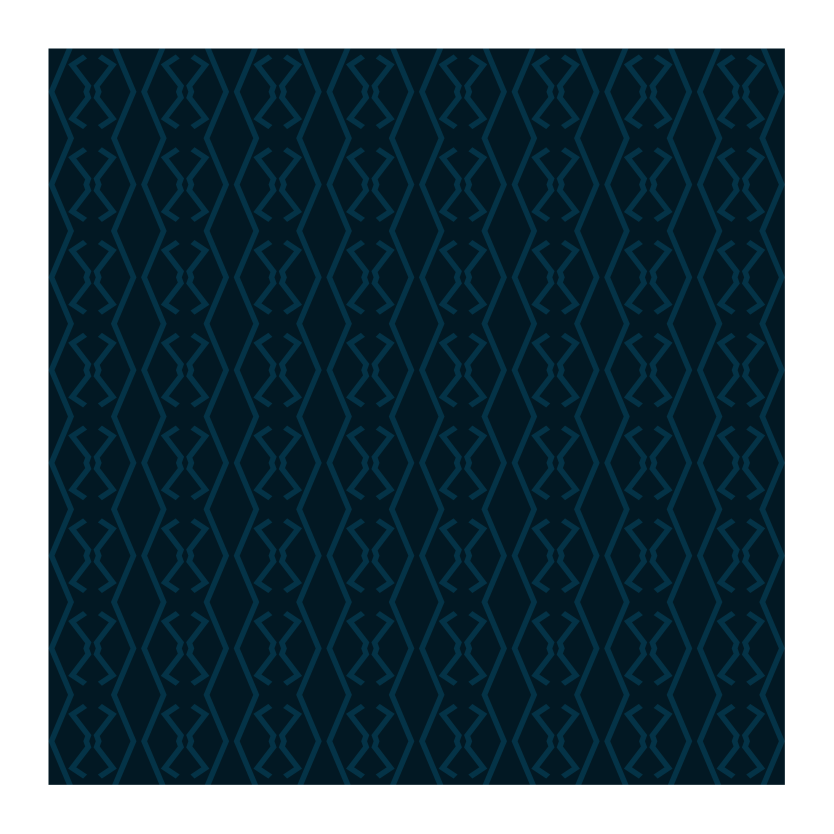
#> input picture tools/myquotes/assets/pattern-kouakep.jpg, 4167 x 4167 px (shown at 1/5 size)
$ python generate_quote_card.py assets/pattern-kouakep.jpg out.png
#> lines starting #> are read from the running program, lines starting #| are printed output that depends on the picture; after the words box and inside, x2 and y2 are one past the last pixel; in counts of white or black regions, pixels touching at a corner belong together
#!/usr/bin/env python3
"""
QUOTE CARD GENERATOR — Ronel Kouakep (#TheStreetSweeper)
Format : 1080x1080 px

Usage :
    python3 generate_quote_card.py "Ta citation ici" [sortie.png]

Syntaxe supportee dans le texte :
    \\n            -> nouveau paragraphe (ligne vierge entre les blocs)
    [[ ... ]]     -> portion mise en Selective Yellow
    « ... »       -> ligne(s) entre guillemets francais mises en jaune

Arborescence attendue (chemins relatifs au script) :
    generate_quote_card.py
    assets/pattern-kouakep.jpg
    assets/profile.png
    fonts/BaiJamjuree-Bold.ttf
    fonts/BaiJamjuree-Regular.ttf
    fonts/BaiJamjuree-Medium.ttf
    fonts/BaiJamjuree-Italic.ttf
    fonts/BaiJamjuree-BoldItalic.ttf
"""

import os
import sys

import numpy as np
from PIL import Image, ImageDraw, ImageFont

# ---------------------------------------------------------------------------
# CHEMINS (relatifs au dossier du script)
# ---------------------------------------------------------------------------
BASE_DIR = os.path.dirname(os.path.abspath(__file__))
ASSETS_DIR = os.path.join(BASE_DIR, "assets")
FONTS_DIR = os.path.join(BASE_DIR, "fonts")

PATTERN_PATH = os.path.join(ASSETS_DIR, "pattern-kouakep.jpg")
PROFILE_PHOTO_PATH = os.path.join(ASSETS_DIR, "profile.png")

# ---------------------------------------------------------------------------
# CHARTE
# ---------------------------------------------------------------------------
SIZE = 1080
RICH_BLACK = (2, 25, 35)
SELECTIVE_YELLOW = (249, 181, 19)
WHITE = (255, 255, 255)
TWITTER_BLUE = (29, 155, 240)

NAME = "Ronel Kouakep"
HANDLE = "@RonelKouakep"
WEBSITE = "https://ronelkouakep.com"
SIGNATURE = "#TheStreetSweeper"

# ---------------------------------------------------------------------------
# MISE EN PAGE
# ---------------------------------------------------------------------------
BORDER_MARGIN = 30      # distance bord image <-> cadre jaune
BORDER_WIDTH = 3        # epaisseur du cadre jaune
BORDER_RADIUS = 8
INNER_PADDING = 140     # respiration interieure (gauche/droite/haut/bas)
PROFILE_SIZE = 100      # diametre de la photo de profil

GAP_HEADER_QUOTE = 50   # entre le bloc identite et la citation
GAP_QUOTE_FOOTER = 40   # entre la citation et le site web
FOOTER_HEIGHT = 30

LINE_SPACING = 1.55     # interligne de la citation

# Fond : methode Strava (tuiles RGBA collees avec masque alpha)
PATTERN_TILE_SIZE = 220
PATTERN_ALPHA = 110     # 110/255 ~ 43 %

# Mots toujours mis en jaune, sans marqueur
HIGHLIGHT_WORDS = ["ndockmangolo", "ndockmangolos"]

# ---------------------------------------------------------------------------
# POLICES — Bai Jamjuree (Poppins en secours si un fichier manque)
# ---------------------------------------------------------------------------
FONT_PATHS = {
    "bold": os.path.join(FONTS_DIR, "BaiJamjuree-Bold.ttf"),
    "regular": os.path.join(FONTS_DIR, "BaiJamjuree-Regular.ttf"),
    "medium": os.path.join(FONTS_DIR, "BaiJamjuree-Medium.ttf"),
    "italic": os.path.join(FONTS_DIR, "BaiJamjuree-Italic.ttf"),
    "bold_italic": os.path.join(FONTS_DIR, "BaiJamjuree-BoldItalic.ttf"),
}

FALLBACKS = {
    "bold": "/usr/share/fonts/truetype/google-fonts/Poppins-Bold.ttf",
    "regular": "/usr/share/fonts/truetype/google-fonts/Poppins-Regular.ttf",
    "medium": "/usr/share/fonts/truetype/google-fonts/Poppins-Medium.ttf",
    "italic": "/usr/share/fonts/truetype/google-fonts/Poppins-Italic.ttf",
    "bold_italic": "/usr/share/fonts/truetype/google-fonts/Poppins-BoldItalic.ttf",
}

# Tailles de police
FS_NAME = 35
FS_HANDLE = 28
FS_WEBSITE = 25
FS_SIGNATURE = 21

# Taille de la citation selon la longueur du texte
QUOTE_SIZES = [(80, 50), (150, 44), (250, 39), (10 ** 9, 32)]


def get_font(weight, size):
    """Charge Bai Jamjuree, bascule sur Poppins si le fichier est absent."""
    path = FONT_PATHS.get(weight, FONT_PATHS["regular"])
    if os.path.exists(path) and os.path.getsize(path) > 0:
        return ImageFont.truetype(path, size)
    fb = FALLBACKS.get(weight, FALLBACKS["regular"])
    if os.path.exists(fb) and os.path.getsize(fb) > 0:
        return ImageFont.truetype(fb, size)
    return ImageFont.load_default()


def quote_font_size(text):
    n = len(text)
    for limit, size in QUOTE_SIZES:
        if n < limit:
            return size
    return QUOTE_SIZES[-1][1]


# ---------------------------------------------------------------------------
# FOND — methode Strava
# ---------------------------------------------------------------------------
def create_background():
    """Rich Black + pattern tuile en 220 px, colle en RGBA a alpha 110."""
    canvas = Image.new("RGBA", (SIZE, SIZE), (*RICH_BLACK, 255))

    pat = Image.open(PATTERN_PATH).convert("RGBA")

    # 1. Rogner les bordures blanches du fichier source
    arr = np.array(pat)
    bright = arr[:, :, :3].max(axis=2)
    dark = bright < 200
    rows, cols = np.any(dark, axis=1), np.any(dark, axis=0)
    if rows.any() and cols.any():
        r0, r1 = np.where(rows)[0][[0, -1]]
        c0, c1 = np.where(cols)[0][[0, -1]]
        pat = pat.crop((c0, r0, c1 + 1, r1 + 1))

    # 2. Reduire en tuile
    pat = pat.resize((PATTERN_TILE_SIZE, PATTERN_TILE_SIZE), Image.LANCZOS)

    # 3. Forcer l'alpha sur tous les pixels
    px = pat.load()
    for y in range(pat.height):
        for x in range(pat.width):
            r, g, b, _ = px[x, y]
            px[x, y] = (r, g, b, PATTERN_ALPHA)

    # 4. Tuiler avec masque alpha
    for ty in range(0, SIZE, PATTERN_TILE_SIZE):
        for tx in range(0, SIZE, PATTERN_TILE_SIZE):
            canvas.paste(pat, (tx, ty), pat)

    return canvas


# ---------------------------------------------------------------------------
# PHOTO DE PROFIL CIRCULAIRE
# ---------------------------------------------------------------------------
def make_circular_profile(size):
    """Detoure le fond noir ET le fond blanc, recadre en carre, masque rond."""
    photo = Image.open(PROFILE_PHOTO_PATH).convert("RGBA")
    d = np.array(photo, dtype=np.float32)

    brightness = np.max(d[:, :, :3], axis=2)
    min_brightness = np.min(d[:, :, :3], axis=2)
    alpha = d[:, :, 3].copy()

    # Fond sombre -> transparent (avec degrade sur les bords)
    alpha = np.where(brightness < 8, 0, alpha)
    alpha = np.where(
        (brightness >= 8) & (brightness < 40),
        np.minimum(alpha, (brightness - 8) / 32 * 255),
        alpha,
    )

    # Fond blanc -> transparent (avec degrade sur les bords)
    alpha = np.where(min_brightness > 245, 0, alpha)
    alpha = np.where(
        (min_brightness > 220) & (min_brightness <= 245),
        np.minimum(alpha, (245 - min_brightness) / 25 * 255),
        alpha,
    )

    d[:, :, 3] = alpha
    photo = Image.fromarray(d.astype(np.uint8))

    # Recadrage carre centre
    w, h = photo.size
    s = min(w, h)
    photo = photo.crop(((w - s) // 2, (h - s) // 2, (w - s) // 2 + s, (h - s) // 2 + s))
    photo = photo.resize((size, size), Image.LANCZOS)

    # Masque circulaire
    mask = Image.new("L", (size, size), 0)
    ImageDraw.Draw(mask).ellipse([0, 0, size - 1, size - 1], fill=255)
    a = np.array(photo)
    a[:, :, 3] = np.minimum(a[:, :, 3], np.array(mask))
    return Image.fromarray(a)


# ---------------------------------------------------------------------------
# BADGE VERIFIE — dessine par le code, aucun fichier image requis
# ---------------------------------------------------------------------------
def draw_verified_badge(draw, cx, cy, r=12):
    draw.ellipse([cx - r, cy - r, cx + r, cy + r], fill=TWITTER_BLUE)
    pts = [
        (cx - r * 0.35, cy),
        (cx - r * 0.05, cy + r * 0.35),
        (cx + r * 0.40, cy - r * 0.30),
    ]
    draw.line(pts, fill=WHITE, width=max(3, r // 4))


# ---------------------------------------------------------------------------
# DECOUPE DU TEXTE
# ---------------------------------------------------------------------------
def wrap_text(draw, text, font, max_w):
    """Coupe le texte. Un \\n ouvre un nouveau paragraphe (ligne vierge)."""
    paragraphs = text.split("\n")
    all_lines = []
    for i, para in enumerate(paragraphs):
        if i > 0:
            all_lines.append("")  # ligne vierge entre les paragraphes
        cur = ""
        for word in para.split():
            candidate = f"{cur} {word}".strip()
            measure = candidate.replace("[[", "").replace("]]", "")
            if draw.textbbox((0, 0), measure, font=font)[2] <= max_w:
                cur = candidate
            else:
                if cur:
                    all_lines.append(cur)
                cur = word
        if cur:
            all_lines.append(cur)
    return all_lines


# ---------------------------------------------------------------------------
# GENERATEUR
# ---------------------------------------------------------------------------
def generate_quote_card(quote_text, output_path="quote_card.png"):
    img = create_background()
#> in create_background, `dark = bright < 200`:
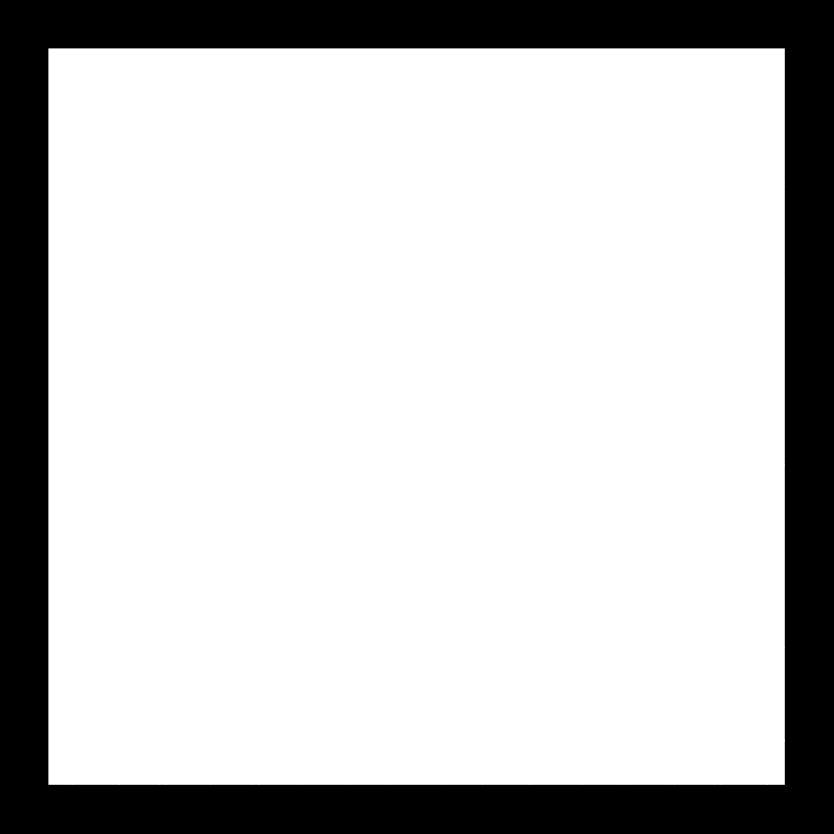
#> dark: shape (4167, 4167) bool (shown at 1/5 size); 78.1% white; 1 black region, box (x1, y1, x2, y2) and area: (0, 0, 4167, 4167) 3806693
#> in create_background, `r0, r1 = np.where(rows)[0][[0, -1]]`: r0 = 242; r1 = 3924
#> in create_background, `c0, c1 = np.where(cols)[0][[0, -1]]`: c0 = 242; c1 = 3924
#> after the loop in create_background, `for ty in range(0, SIZE, PATTERN_TILE_SIZE):`:
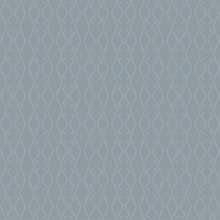
#> pat: PIL image 220x220 RGBA; mean R, G, B, A 2.6, 30.9, 44.2, 110; transparent parts drawn white
    draw = ImageDraw.Draw(img)

    # --- Cadre jaune ---
    bm = BORDER_MARGIN
    draw.rounded_rectangle(
        [bm, bm, SIZE - bm, SIZE - bm],
        radius=BORDER_RADIUS,
        outline=SELECTIVE_YELLOW,
        width=BORDER_WIDTH,
    )

    # --- Zone de contenu ---
    cl = bm + INNER_PADDING                 # bord gauche
    cr = SIZE - bm - INNER_PADDING          # bord droit
    ct = bm + INNER_PADDING                 # bord haut
    cb = SIZE - bm - INNER_PADDING          # bord bas
    cw = cr - cl

    # --- Mesures : bloc identite ---
    nf = get_font("bold", FS_NAME)
    hf = get_font("regular", FS_HANDLE)
    nb = draw.textbbox((0, 0), NAME, font=nf)
#> nb = (0, 2, 70, 12)
    hb = draw.textbbox((0, 0), HANDLE, font=hf)
#> hb = (0, 2, 78, 12)
    nh, hh = nb[3] - nb[1], hb[3] - hb[1]
#> nh = 10; hh = 10
    header_h = max(PROFILE_SIZE, nh + 10 + hh)
#> header_h = 100

    # --- Mesures : citation ---
    qf = get_font("medium", quote_font_size(quote_text))
    lines = wrap_text(draw, quote_text, qf, cw)
#> lines = ['assets/pattern-kouakep.jpg']
    ag = draw.textbbox((0, 0), "Ag", font=qf)
#> ag = (0, 2, 12, 12)
    lh = int((ag[3] - ag[1]) * LINE_SPACING)
#> lh = 15
    quote_h = len(lines) * lh
#> quote_h = 15

    # --- Mesures : pied ---
    sf = get_font("bold", FS_WEBSITE)
    sigf = get_font("bold_italic", FS_SIGNATURE)

    # --- Centrage vertical de l'ensemble ---
    total = header_h + GAP_HEADER_QUOTE + quote_h + GAP_QUOTE_FOOTER + FOOTER_HEIGHT
#> total = 235
    y0 = ct + max(0, (cb - ct - total) // 2)
#> y0 = 422

    # --- Photo de profil ---
    prof = make_circular_profile(PROFILE_SIZE)
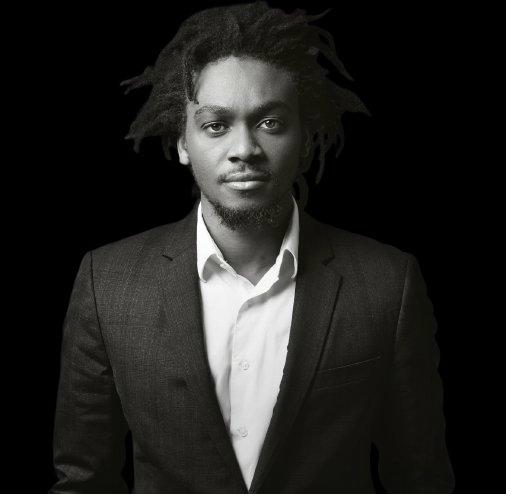
#> input picture tools/myquotes/assets/profile.png, 532 x 504 px
#> in make_circular_profile, `alpha = d[:, :, 3].copy()`: alpha: shape (504, 532) float32; every value is 255
#> in make_circular_profile, `alpha = np.where(brightness < 8, 0, alpha)`: alpha: shape (504, 532) float32; 56.3% white; 32 black regions (26 under 20 px), largest, box (x1, y1, x2, y2) and area: (266, 0, 506, 494) 60327, (0, 0, 256, 494) 55858, (121, 430, 134, 493) 470, (370, 442, 389, 494) 418, (293, 182, 300, 201) 74, (319, 34, 330, 48) 60
#> in make_circular_profile, `alpha = np.where( (min_brightness > 220) & (min_brightness <= 245), np..`:
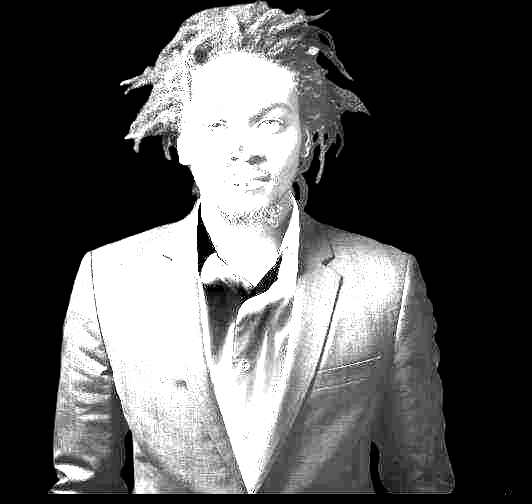
#> alpha: shape (504, 532) float32; min 0, max 255, mean 88.6
#> in make_circular_profile, `d[:, :, 3] = alpha`:
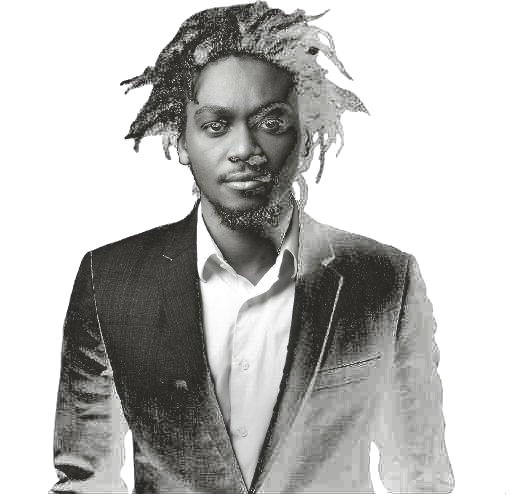
#> d: shape (504, 532, 4) float32; mean R, G, B, A 48.6, 48.4, 46.5, 88.7; transparent parts drawn white
#> in make_circular_profile, `mask = Image.new("L", (size, size), 0)`: mask: PIL image 100x100 L; every value is 0
#> in make_circular_profile, `ImageDraw.Draw(mask).ellipse([0, 0, size - 1, size - 1], fill=255)`: mask: PIL image 100x100 L; 78.5% white; 4 black regions, box (x1, y1, x2, y2) and area: (0, 0, 43, 43) 537, (57, 0, 100, 43) 537, (0, 57, 43, 100) 537, (57, 57, 100, 100) 537
#> in make_circular_profile, `a[:, :, 3] = np.minimum(a[:, :, 3], np.array(mask))`:
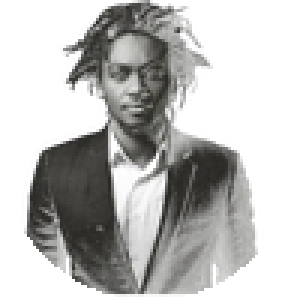
#> a: shape (100, 100, 4) (shown 3 times larger); mean R, G, B, A 33.6, 33.3, 31.3, 89.9; transparent parts drawn white
    img.paste(prof, (cl, y0), prof)

    # --- Nom + badge + handle ---
    tx = cl + PROFILE_SIZE + 18
    ny = y0 + (PROFILE_SIZE - (nh + 10 + hh)) // 2
#> ny = 457
    draw.text((tx, ny), NAME, fill=WHITE, font=nf)
    draw_verified_badge(draw, tx + (nb[2] - nb[0]) + 20, ny + nh // 2, r=12)
    draw.text((tx, ny + nh + 6), HANDLE, fill=(*WHITE, 130), font=hf)

    # --- Citation ---
    qy = y0 + header_h + GAP_HEADER_QUOTE
#> qy = 572
    in_guillemets = False
    in_marker = False
    for line in lines:
        if "«" in line:
            in_guillemets = True

        if in_guillemets:
            # Ligne entiere en jaune
            draw.text((cl, qy), line, fill=(*SELECTIVE_YELLOW, 255), font=qf)
        else:
            # Mot par mot, pour gerer les marqueurs [[...]]
            cx = cl
            for word in line.split(" "):
                clean = word
                starts, ends = "[[" in clean, "]]" in clean
                if starts:
                    in_marker = True
                    clean = clean.replace("[[", "")
                if ends:
                    clean = clean.replace("]]", "")
                is_hl = in_marker or clean.strip(".,;:!?").lower() in HIGHLIGHT_WORDS
                draw.text(
                    (cx, qy),
                    clean,
                    fill=(*SELECTIVE_YELLOW, 255) if is_hl else WHITE,
                    font=qf,
                )
                cx += draw.textbbox((0, 0), clean + " ", font=qf)[2]
                if ends:
                    in_marker = False

        if "»" in line:
            in_guillemets = False
        qy += lh
#> this loop made 1 pass
#> (line, qy) on pass 1: ('assets/pattern-kouakep.jpg', 587)
#> after the loop, qy = 587

    # --- Site web : aligne a gauche, gras, jaune ---
    fy = y0 + header_h + GAP_HEADER_QUOTE + quote_h + GAP_QUOTE_FOOTER
#> fy = 627
    draw.text((cl, fy), WEBSITE, fill=(*SELECTIVE_YELLOW, 160), font=sf)

    # --- Signature : bas-droite, colle au cadre, gras italique ---
    draw.text(
        (SIZE - bm - 15, SIZE - bm - 25),
        SIGNATURE,
        fill=(*SELECTIVE_YELLOW, 160),
        font=sigf,
        anchor="rb",
    )

    img.convert("RGB").save(output_path, "PNG", quality=95)
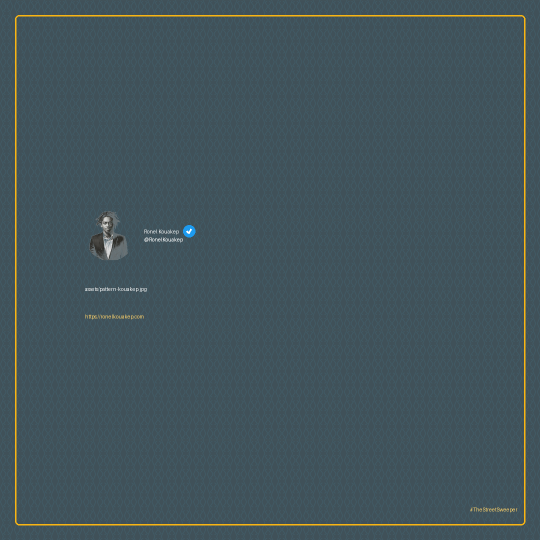
#> img: PIL image 1080x1080 RGBA (shown at 1/2 size); mean R, G, B, A 5.3, 29.7, 39, 192.7; transparent parts drawn white
    print(f"OK {output_path}")
    return output_path


# ---------------------------------------------------------------------------
if __name__ == "__main__":
    if len(sys.argv) < 2:
        print('Usage: python3 generate_quote_card.py "Ta citation" [sortie.png]')
        sys.exit(1)
    out = sys.argv[2] if len(sys.argv) > 2 else "quote_card.png"
    generate_quote_card(sys.argv[1], out)
